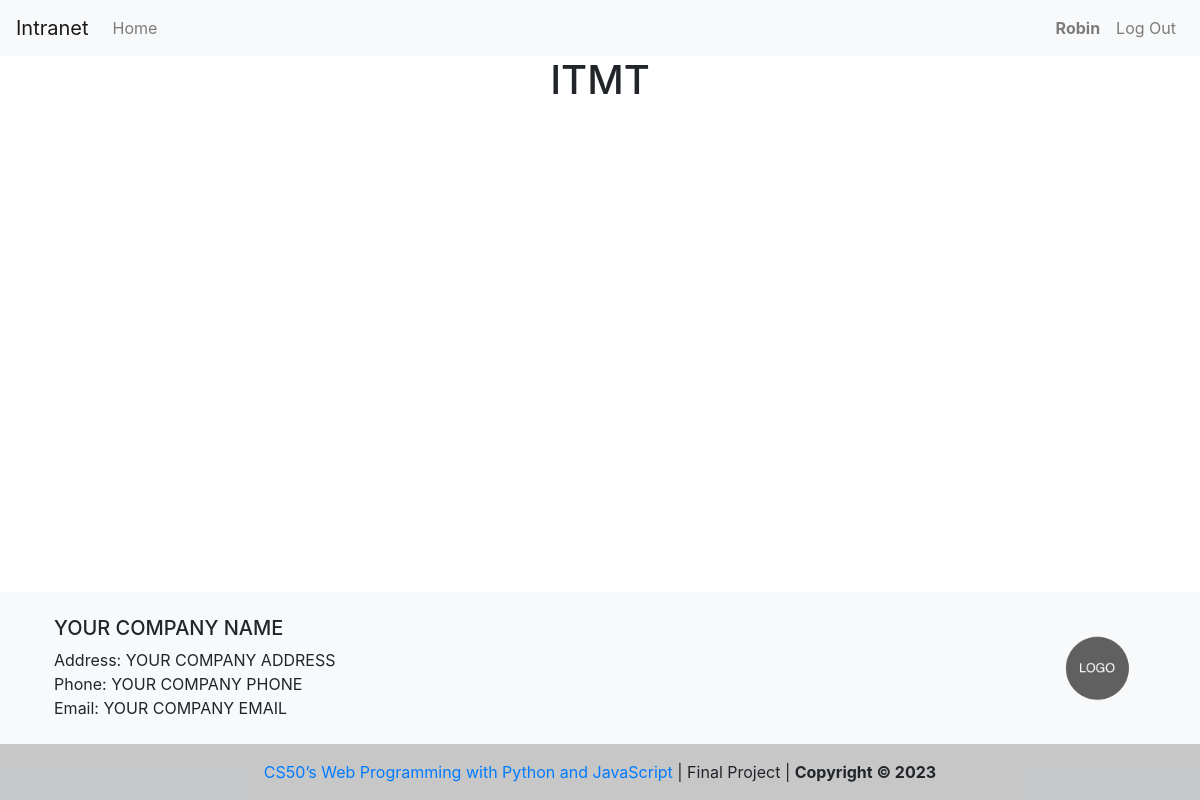
The page /pc_profile/HR-1 (signed in) on the database its author committed.
### capstone/models.py (models this page shows)
class User(AbstractUser):
    pass

class Footer(models.Model):
    company_name = models.CharField(max_length=255)
    company_address = models.CharField(max_length=255)
    company_phone = models.CharField(max_length=20)
    company_email = models.EmailField(default="")
    company_avatar = models.ImageField(upload_to="company_logo/")

### capstone/views.py (the view)
# urls.py: path("pc_profile/<str:computer_name>", views.pc_profile, name="pc_profile"),
@login_required
def pc_profile(request, computer_name):
    computer = get_object_or_404(Computer, computer_name=computer_name)
    return render(request, "capstone/pc_profile.html", {"computer": computer})

### capstone/context_processors.py (called while the page is built)
def footer_processor(request):
    footer = Footer.objects.first()
    return {
        "company_name": footer.company_name,
        "company_address": footer.company_address,
        "company_phone": footer.company_phone,
        "company_email": footer.company_email,
        "company_avatar": footer.company_avatar,
    }

### capstone/templates/capstone/pc_profile.html (shortened to what this page needs)
{% extends "capstone/layout.html" %}

### capstone/templates/capstone/layout.html (shortened to what this page needs)
{% load static %}
<!DOCTYPE html>
<html lang="en">
  <head>
    <link
      rel="stylesheet"
      href="https://cdn.jsdelivr.net/npm/intl-tel-input@18.1.1/build/css/intlTelInput.css"
    />
    <link
      rel="stylesheet"
      href="https://stackpath.bootstrapcdn.com/bootstrap/4.4.1/css/bootstrap.min.css"
    />
    <link href="{% static 'capstone/styles.css' %}" rel="stylesheet" />
  </head>
  <body>
    <nav class="navbar navbar-expand-lg navbar-light bg-light">
      <a class="navbar-brand" href="{{ company_intranet|default:'#'}}" rel="noopener noreferrer" target="{{ company_intranet|yesno:'blank' }}">Intranet</a>
      <div class="navbar-collapse">
        <ul class="navbar-nav mr-auto">
          {% if user.is_authenticated %}
          <li class="nav-item">
            <a class="nav-link" href="{% url 'index' %}">Home</a>
          </li>
        </ul>
        <ul class="navbar-nav ml-auto">
          <li class="nav-item">
            <a class="nav-link" href="#"
              ><strong>{{ user.username }}</strong></a
            >
          </li>
          <li class="nav-item">
            <a class="nav-link" href="{% url 'logout' %}">Log Out</a>
          </li>
          {% else %}
          <li class="nav-item">
            <a class="nav-link" href="{% url 'login' %}">Log In</a>
          </li>
        </ul>
        {% endif %}
      </div>
    </nav>
    {% if user.is_authenticated %}
    <h1 class="d-flex justify-content-center">ITMT</h1>
    {% endif %}
    <div class="body content">
    </div>
  </body>
  {% include 'capstone/footer.html' %}
</html>

### capstone/templates/capstone/footer.html
<footer class="bg-light text-lg-start mt-5">
  <div class="container p-4">
    <div class="row">
      <div class="col-lg-6 col-md-12 mb-4 mb-md-0">
        <h5 class="text-uppercase">{{ company_name }}</h5>
        <div>
          <p class="m-0">Address: {{ company_address }}</p>
          <p class="m-0">Phone: {{ company_phone }}</p>
          <p class="m-0">Email: {{ company_email }}</p>
        </div>
      </div>
      <div
        class="col-lg-6 col-md-12 mb-4 mb-md-0 d-flex justify-content-end align-items-center"
      >
      <img src="{{ company_avatar.url|default:'/media/company_logo/logo-placeholder-image.png'}}" alt="{{company_name}} Logo" class="rounded-circle" style="height: 6rem; width: 6rem; object-fit: cover" />
      </div>
    </div>
  </div>
  <div class="text-center p-3 footer">
    <a href="https://cs50.harvard.edu/web/2020/" class="text-decoration-none" target="blank" rel="noopener noreferrer">CS50’s Web Programming with Python and JavaScript</a> | Final Project |
    <b>Copyright © 2023</b>
  </div>
</footer>

### capstone/static/capstone/styles.css (style rules this page uses)
:root { --border-color: #80bdff; --box-shadow: 0 0 0 0.2rem rgba(0, 123, 255, 0.25); }
body { display: flex; min-height: 100vh; flex-direction: column; }
.content { flex: 1; }
.footer { background-color: rgba(0, 0, 0, 0.2); }

### rows shown on the page
User: username "Robin"
Footer: company_name "YOUR COMPANY NAME", company_address "YOUR COMPANY ADDRESS", company_phone "YOUR COMPANY PHONE", company_email "YOUR COMPANY EMAIL"
